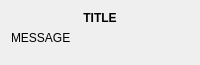
<?xml version="1.0" encoding="UTF-8"?>
<ui version="4.0">
 <class>NotificationPopup</class>
 <widget class="QDialog" name="NotificationPopup">
  <property name="geometry">
   <rect>
    <x>0</x>
    <y>0</y>
    <width>200</width>
    <height>65</height>
   </rect>
  </property>
  <property name="windowTitle">
   <string>Notification</string>
  </property>
  <property name="windowOpacity">
   <double>0.800000000000000</double>
  </property>
  <layout class="QGridLayout" name="gridLayout">
   <item row="1" column="0">
    <widget class="QLabel" name="messageLB">
     <property name="sizePolicy">
      <sizepolicy hsizetype="Expanding" vsizetype="Expanding">
       <horstretch>0</horstretch>
       <verstretch>0</verstretch>
      </sizepolicy>
     </property>
     <property name="text">
      <string>&lt;html&gt;&lt;head/&gt;&lt;body&gt;&lt;p&gt;MESSAGE&lt;/p&gt;&lt;/body&gt;&lt;/html&gt;</string>
     </property>
     <property name="alignment">
      <set>Qt::AlignLeading|Qt::AlignLeft|Qt::AlignTop</set>
     </property>
    </widget>
   </item>
   <item row="0" column="0">
    <widget class="QLabel" name="titleLB">
     <property name="sizePolicy">
      <sizepolicy hsizetype="Expanding" vsizetype="Minimum">
       <horstretch>0</horstretch>
       <verstretch>0</verstretch>
      </sizepolicy>
     </property>
     <property name="text">
      <string>&lt;html&gt;&lt;head/&gt;&lt;body&gt;&lt;p&gt;&lt;span style=&quot; font-weight:600;&quot;&gt;TITLE&lt;/span&gt;&lt;/p&gt;&lt;/body&gt;&lt;/html&gt;</string>
     </property>
     <property name="alignment">
      <set>Qt::AlignCenter</set>
     </property>
    </widget>
   </item>
  </layout>
 </widget>
 <layoutdefault spacing="6" margin="11"/>
 <resources/>
 <connections/>
</ui>
